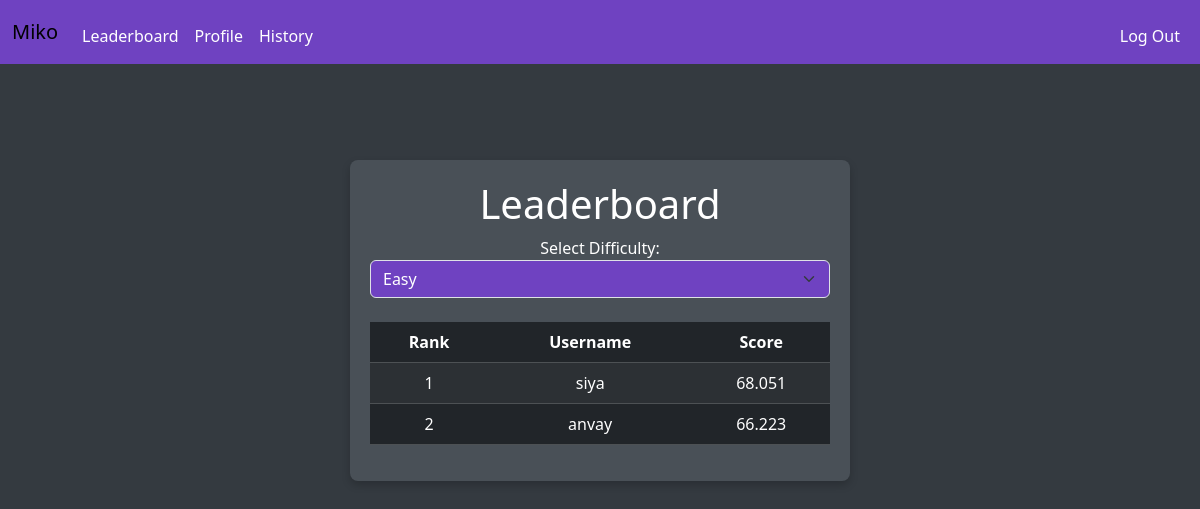
/leaderboard (signed in), run on the app's committed database.
### tables this page shows
CREATE TABLE leaderboard (
    user_id INTEGER NOT NULL,
    score_id INTEGER NOT NULL,
    difficulty TEXT NOT NULL,
    score INTEGER NOT NULL,
    FOREIGN KEY (user_id) REFERENCES users(id) ON DELETE CASCADE,
    FOREIGN KEY (score_id) REFERENCES scores(score_id) ON DELETE CASCADE
);

CREATE TABLE users (
    id INTEGER PRIMARY KEY AUTOINCREMENT,
    username TEXT NOT NULL UNIQUE,
    hash TEXT NOT NULL,  -- Changed from password_hash to hash
    email TEXT NOT NULL UNIQUE,
    created_at TIMESTAMP DEFAULT CURRENT_TIMESTAMP
);

### app.py (the view)
@app.route("/leaderboard")
def leaderboard():
    difficulty = request.args.get("difficulty")
    if not difficulty or difficulty.lower() not in ["medium", "hard"]:
        difficulty = "easy"
    else:
        difficulty = difficulty.lower()
    db = get_db()
    cursor = db.execute(
        """SELECT u.username, l.score
        FROM leaderboard l
        JOIN users u ON l.user_id = u.id
        WHERE l.difficulty = ?
        ORDER BY l.score DESC
        LIMIT 20""", (difficulty,)
    )
    leaderboard = cursor.fetchall()
    return render_template("leaderboard.html", difficulty=difficulty, leaderboard=leaderboard)

### app.py (called while the page is built)
def get_db():
    conn = sqlite3.connect(DATABASE)
    conn.row_factory = sqlite3.Row  # Allows us to access columns by name
    return conn

@app.after_request
def after_request(response):
    response.headers["Cache-Control"] = "no-cache, no-store, must-revalidate"
    response.headers["Expires"] = 0
    response.headers["Pragma"] = "no-cache"
    return response

### templates/leaderboard.html (shortened to what this page needs)
{% extends "layout.html" %}
{% block main %}
<div class="container mt-5">
    <h1 class="text-center">Leaderboard</h1>
    <div class="form-group">
        <label for="difficultySelect">Select Difficulty:</label>
        <select class="form-select" id="difficultySelect">
            <option value="easy" {% if difficulty == 'easy' %} selected {% endif %}>Easy</option>
        </select>
    </div>
    <table class="table table-dark table-striped mt-4">
        <thead>
            <tr>
                <th scope="col">Rank</th>
                <th scope="col">Username</th>
                <th scope="col">Score</th>
            </tr>
        </thead>
        <tbody>
            {% for entry in leaderboard %}
                <tr>
                    <td>{{ loop.index }}</td>
                    <td>{{ entry.username }}</td>
                    <td>{{ entry.score }}</td>
                </tr>
            {% endfor %}
        </tbody>
    </table>
</div>
{% endblock %}

### static/css/styles.css (style rules this page uses)
body { background-color: #343a40; color: #ffffff; }
.container { min-width: 500px; width: fit-content; margin: auto; padding: 20px; background-color: #495057; border-radius: 8px; box-shadow: 0 4px 8px rgba(0, 0, 0, 0.2); }

### templates/leaderboard.html (style rules this page uses)
.form-select { background-color: #6f42c1; color: #ffffff; }

### data on the page
leaderboard: username "siya", score "68.051"
leaderboard: username "anvay", score "66.223"
